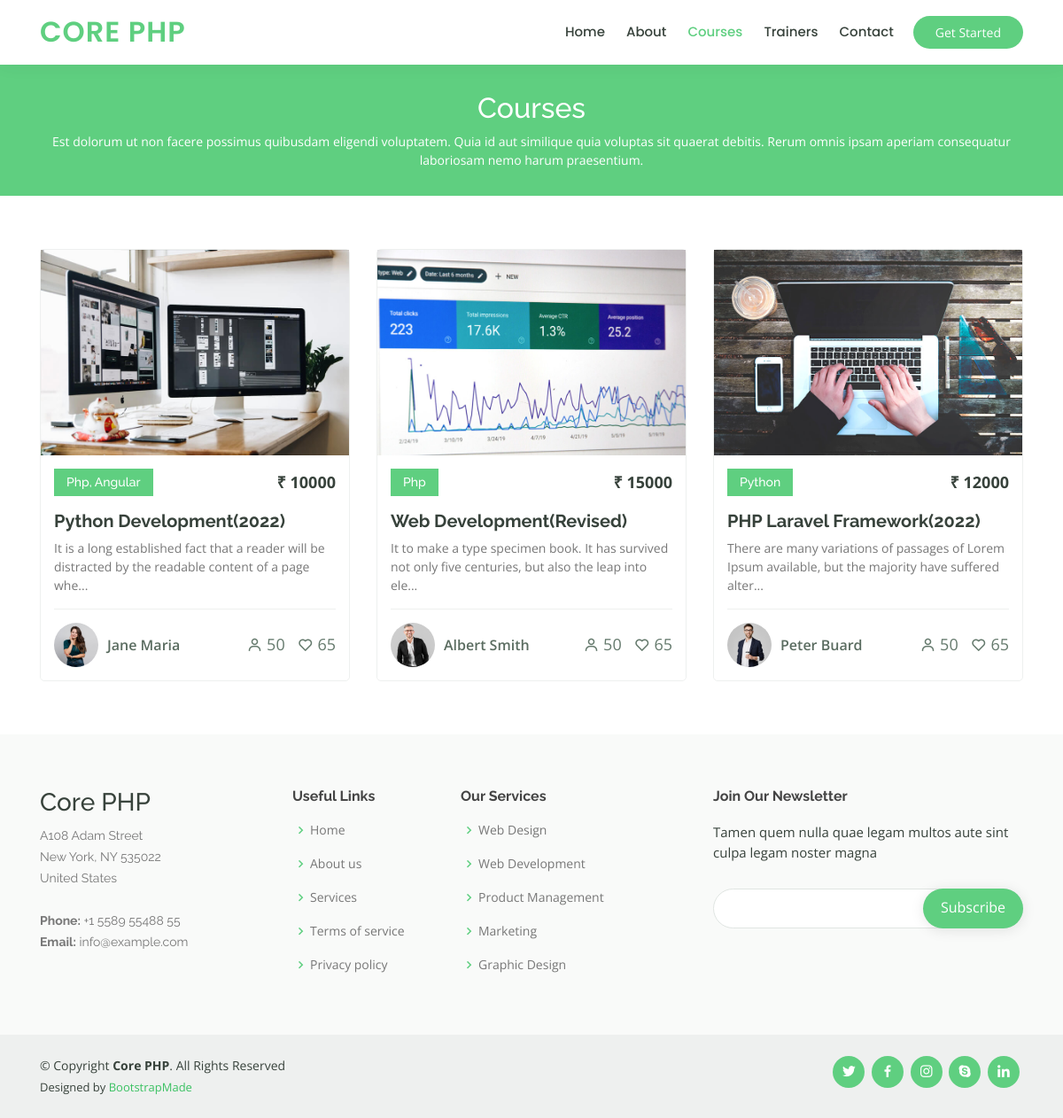
The page /course-detail.php on the database its author committed.
### tables this page shows
CREATE TABLE `courses` (
  `id` int(11) NOT NULL,
  `course_name` varchar(255) NOT NULL,
  `description` text NOT NULL,
  `course_fee` int(11) NOT NULL,
  `course_image` varchar(255) NOT NULL,
  `trainer_id` int(11) NOT NULL
);

CREATE TABLE `trainers` (
  `id` int(11) NOT NULL,
  `name` varchar(255) NOT NULL,
  `about_trainer` text NOT NULL,
  `course_id` int(11) NOT NULL,
  `trainer_image` varchar(255) NOT NULL,
  `domain` varchar(255) NOT NULL
);

### frontend-DB.php (called while the page is built, shortened)
<?php
   class DB {
        private $username;
        private $password;
        private $databasename;
        private $server;
        private $connection;
        function __construct()
        {
            $this->username = 'root';
            $this->password = '';
            $this->databasename = 'coding_master';
            $this->server = 'localhost';
        }
        function connect()
        {
            $this->connection = mysqli_connect($this->server, $this->username, $this->password, $this->databasename);
        }
        function get_all_courses()
        {
            $sql = "SELECT course.id, course.course_name, course.course_image, course.description, course.course_fee, trainer.name, trainer.domain, trainer.trainer_image FROM courses course LEFT JOIN trainers trainer ON course.trainer_id = trainer.id";
            $result = mysqli_query($this->connection, $sql);
            if($result == true){
                $data = [];
                while($row = mysqli_fetch_assoc($result)){
                    $data[] = $row;
                }
            }
            return $data;
        }
    }
    $db_object = new DB();
?>

### course-detail.php (the view)
<?php
    $page = 'course';
    require('header.php');
    require('frontend-DB.php');
    $courses = $db_object->get_all_courses();
?>
<div class="breadcrumbs">
      <div class="container">
        <h2>Courses</h2>
        <p>Est dolorum ut non facere possimus quibusdam eligendi voluptatem. Quia id aut similique quia voluptas sit quaerat debitis. Rerum omnis ipsam aperiam consequatur laboriosam nemo harum praesentium. </p>
      </div>
    </div>
    <section id="courses" class="courses">
      <div class="container" data-aos="fade-up">
        <div class="row" data-aos="zoom-in" data-aos-delay="100">
        <?php foreach($courses as $course): ?>
            <div class="col-lg-4 col-md-6 d-flex align-items-stretch">
                <div class="course-item">
                    <img src="./admin/uploaded_images/<?= $course['course_image'] ?>" class="img-fluid" alt="...">
                    <div class="course-content">
                    <div class="d-flex justify-content-between align-items-center mb-3">
                        <h4 class="text-capitalize"><?= $course['domain'] ?></h4>
                        <p class="price">₹ <?= $course['course_fee'] ?></p>
                    </div>
                    <h3><a href="course-details.html"><?= $course['course_name'] ?></a></h3>
                    <p>
                        <?php
                            echo substr(trim($course['description']), 0, 100);
                        ?>...
                    </p>
                    <div class="trainer d-flex justify-content-between align-items-center">
                        <div class="trainer-profile d-flex align-items-center">
                        <img src="./admin/uploaded_images/<?= $course['trainer_image'] ?>" class="img-fluid" alt="">
                        <span><?= $course['name'] ?></span>
                        </div>
                        <div class="trainer-rank d-flex align-items-center">
                        <i class="bx bx-user"></i>&nbsp;50
                        &nbsp;&nbsp;
                        <i class="bx bx-heart"></i>&nbsp;65
                        </div>
                    </div>
                    </div>
                </div>
            </div>
        <?php endforeach; ?>
        </div>
      </div>
    </section>
<?php require('footer.php'); ?>

### header.php (shortened to what this page needs)
<!DOCTYPE html>
<html lang="en">
<head>
  <link href="assets/vendor/bootstrap/css/bootstrap.min.css" rel="stylesheet">
  <link href="assets/vendor/icofont/icofont.min.css" rel="stylesheet">
  <link href="assets/vendor/boxicons/css/boxicons.min.css" rel="stylesheet">
  <link href="assets/vendor/remixicon/remixicon.css" rel="stylesheet">
  <link href="assets/vendor/owl.carousel/assets/owl.carousel.min.css" rel="stylesheet">
  <link href="assets/vendor/animate.css/animate.min.css" rel="stylesheet">
  <link href="assets/vendor/aos/aos.css" rel="stylesheet">
  <link href="assets/css/style.css" rel="stylesheet">
</head>
<body>
  <header id="header" class="fixed-top">
    <div class="container d-flex align-items-center">
      <h1 class="logo mr-auto"><a href="index.php">Core PHP</a></h1>
      <nav class="nav-menu d-none d-lg-block">
        <ul>
          <li class="<?php if($page == 'home') { echo 'active'; }?>"><a href="index.php">Home</a></li>
          <li class="<?php if($page == 'about') { echo 'active'; }?>"><a href="about-detail.php">About</a></li>
          <li class="<?php if($page == 'course') { echo 'active'; }?>"><a href="course-detail.php">Courses</a></li>
          <li class="<?php if($page == 'trainer') { echo 'active'; }?>"><a href="trainer-detail.php">Trainers</a></li>
          <li class="<?php if($page == 'contact') { echo 'active'; }?>"><a href="contact.php">Contact</a></li>
        </ul>
      </nav>
      <a href="course-detail.php" class="get-started-btn">Get Started</a>
    </div>
  </header>
  <main id="main">

### footer.php (shortened to what this page needs)
</main>
<footer id="footer">
<div class="footer-top">
  <div class="container">
    <div class="row">
      <div class="col-lg-3 col-md-6 footer-contact">
        <h3>Core PHP</h3>
        <p>
          A108 Adam Street <br>
          New York, NY 535022<br>
          United States <br><br>
          <strong>Phone:</strong> +1 5589 55488 55<br>
          <strong>Email:</strong> info@example.com<br>
        </p>
      </div>
      <div class="col-lg-2 col-md-6 footer-links">
        <h4>Useful Links</h4>
        <ul>
          <li><i class="bx bx-chevron-right"></i> <a href="index.php">Home</a></li>
          <li><i class="bx bx-chevron-right"></i> <a href="about-detail.php">About us</a></li>
          <li><i class="bx bx-chevron-right"></i> <a href="course-detail.php">Services</a></li>
          <li><i class="bx bx-chevron-right"></i> <a href="#">Terms of service</a></li>
          <li><i class="bx bx-chevron-right"></i> <a href="#">Privacy policy</a></li>
        </ul>
      </div>
      <div class="col-lg-3 col-md-6 footer-links">
        <h4>Our Services</h4>
        <ul>
          <li><i class="bx bx-chevron-right"></i> <a href="#">Web Design</a></li>
          <li><i class="bx bx-chevron-right"></i> <a href="#">Web Development</a></li>
          <li><i class="bx bx-chevron-right"></i> <a href="#">Product Management</a></li>
          <li><i class="bx bx-chevron-right"></i> <a href="#">Marketing</a></li>
          <li><i class="bx bx-chevron-right"></i> <a href="#">Graphic Design</a></li>
        </ul>
      </div>
      <div class="col-lg-4 col-md-6 footer-newsletter">
        <h4>Join Our Newsletter</h4>
        <p>Tamen quem nulla quae legam multos aute sint culpa legam noster magna</p>
        <form action="" method="post">
          <input type="email" name="email"><input type="submit" value="Subscribe">
        </form>
      </div>
    </div>
  </div>
</div>
<div class="container d-md-flex py-4">
  <div class="mr-md-auto text-center text-md-left">
    <div class="copyright">
      &copy; Copyright <strong><span>Core PHP</span></strong>. All Rights Reserved
    </div>
    <div class="credits">
      Designed by <a href="https://bootstrapmade.com/">BootstrapMade</a>
    </div>
  </div>
  <div class="social-links text-center text-md-right pt-3 pt-md-0">
    <a href="#" class="twitter"><i class="bx bxl-twitter"></i></a>
    <a href="#" class="facebook"><i class="bx bxl-facebook"></i></a>
    <a href="#" class="instagram"><i class="bx bxl-instagram"></i></a>
    <a href="#" class="google-plus"><i class="bx bxl-skype"></i></a>
    <a href="#" class="linkedin"><i class="bx bxl-linkedin"></i></a>
  </div>
</div>
</footer>
</body>
</html>

### rows shown on the page
courses: course_image (picture), trainer.domain "Php, Angular", course_fee "10000", course_name "Python Development(2022)", description "It is a long established fact that a reader will be distracted by the readable content of a page whe", trainer.trainer_image (picture), trainer.name "Jane Maria"
courses: course_image (picture), trainer.domain "Php", course_fee "15000", course_name "Web Development(Revised)", description "It to make a type specimen book. It has survived not only five centuries, but also the leap into ele", trainer.trainer_image (picture), trainer.name "Albert Smith"
courses: course_image (picture), trainer.domain "Python", course_fee "12000", course_name "PHP Laravel Framework(2022)", description "There are many variations of passages of Lorem Ipsum available, but the majority have suffered alter", trainer.trainer_image (picture), trainer.name "Peter Buard"
